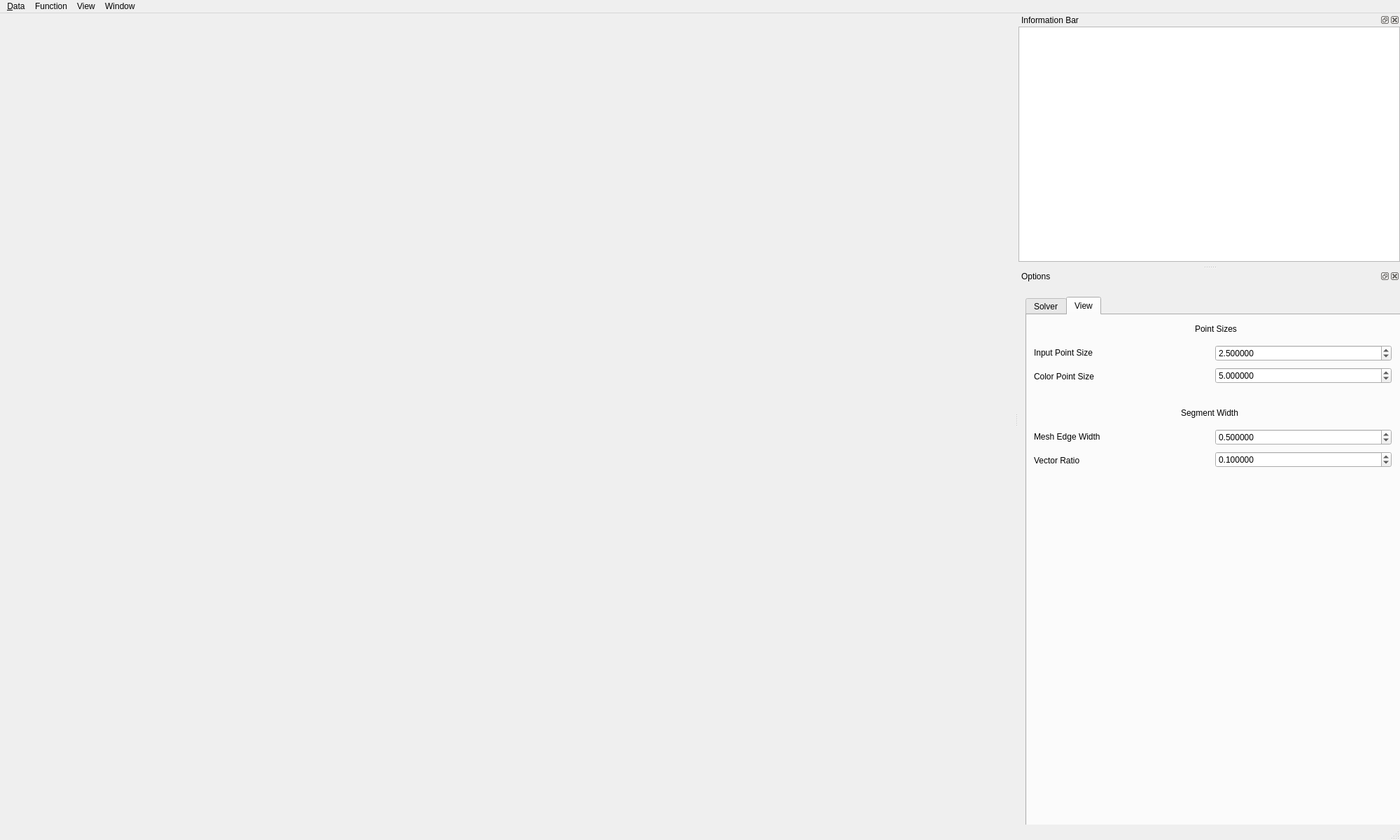
<?xml version="1.0" encoding="UTF-8"?>
<ui version="4.0">
 <author>Tong ZHAO</author>
 <class>MainWindow</class>
 <widget class="QMainWindow" name="MainWindow">
  <property name="geometry">
   <rect>
    <x>0</x>
    <y>0</y>
    <width>2000</width>
    <height>1200</height>
   </rect>
  </property>
  <property name="sizePolicy">
   <sizepolicy hsizetype="Expanding" vsizetype="Expanding">
    <horstretch>0</horstretch>
    <verstretch>0</verstretch>
   </sizepolicy>
  </property>
  <property name="minimumSize">
   <size>
    <width>2000</width>
    <height>1200</height>
   </size>
  </property>
  <property name="windowTitle">
   <string>3D Viewer</string>
  </property>
  <widget class="QWidget" name="centralwidget">
   <layout class="QVBoxLayout" name="verticalLayout" stretch="6">
    <item>
     <widget class="GlViewer" name="viewer" native="true">
      <property name="sizePolicy">
       <sizepolicy hsizetype="Expanding" vsizetype="Expanding">
        <horstretch>0</horstretch>
        <verstretch>0</verstretch>
       </sizepolicy>
      </property>
      <property name="minimumSize">
       <size>
        <width>0</width>
        <height>0</height>
       </size>
      </property>
      <property name="autoFillBackground">
       <bool>false</bool>
      </property>
      <property name="locale">
       <locale language="English" country="UnitedStates"/>
      </property>
     </widget>
    </item>
   </layout>
  </widget>
  <widget class="QStatusBar" name="statusbar"/>
  <widget class="QDockWidget" name="dockWidget_infos">
   <property name="sizePolicy">
    <sizepolicy hsizetype="Fixed" vsizetype="Expanding">
     <horstretch>0</horstretch>
     <verstretch>0</verstretch>
    </sizepolicy>
   </property>
   <property name="minimumSize">
    <size>
     <width>545</width>
     <height>360</height>
    </size>
   </property>
   <property name="maximumSize">
    <size>
     <width>524287</width>
     <height>524287</height>
    </size>
   </property>
   <property name="floating">
    <bool>false</bool>
   </property>
   <property name="allowedAreas">
    <set>Qt::BottomDockWidgetArea|Qt::LeftDockWidgetArea|Qt::RightDockWidgetArea</set>
   </property>
   <property name="windowTitle">
    <string>Information Bar</string>
   </property>
   <attribute name="dockWidgetArea">
    <number>2</number>
   </attribute>
   <widget class="QWidget" name="dockWidgetContents">
    <property name="maximumSize">
     <size>
      <width>16777215</width>
      <height>16777215</height>
     </size>
    </property>
    <widget class="QTextBrowser" name="textBrowser">
     <property name="geometry">
      <rect>
       <x>0</x>
       <y>0</y>
       <width>545</width>
       <height>336</height>
      </rect>
     </property>
     <property name="sizePolicy">
      <sizepolicy hsizetype="Preferred" vsizetype="Preferred">
       <horstretch>0</horstretch>
       <verstretch>0</verstretch>
      </sizepolicy>
     </property>
     <property name="autoFillBackground">
      <bool>false</bool>
     </property>
    </widget>
   </widget>
  </widget>
  <widget class="QDockWidget" name="dockWidget_options">
   <property name="sizePolicy">
    <sizepolicy hsizetype="Expanding" vsizetype="Expanding">
     <horstretch>0</horstretch>
     <verstretch>0</verstretch>
    </sizepolicy>
   </property>
   <property name="minimumSize">
    <size>
     <width>545</width>
     <height>793</height>
    </size>
   </property>
   <property name="allowedAreas">
    <set>Qt::LeftDockWidgetArea|Qt::RightDockWidgetArea|Qt::TopDockWidgetArea</set>
   </property>
   <property name="windowTitle">
    <string>Options</string>
   </property>
   <attribute name="dockWidgetArea">
    <number>2</number>
   </attribute>
   <widget class="QWidget" name="dockWidgetContents_3">
    <widget class="QTabWidget" name="tabWidget_options">
     <property name="geometry">
      <rect>
       <x>10</x>
       <y>20</y>
       <width>800</width>
       <height>1400</height>
      </rect>
     </property>
     <property name="currentIndex">
      <number>1</number>
     </property>
     <widget class="QWidget" name="tab_solver">
      <attribute name="title">
       <string>Solver</string>
      </attribute>
     </widget>
     <widget class="QWidget" name="tab_view">
      <attribute name="title">
       <string>View</string>
      </attribute>
      <widget class="QLabel" name="label_52">
       <property name="geometry">
        <rect>
         <x>240</x>
         <y>10</y>
         <width>101</width>
         <height>20</height>
        </rect>
       </property>
       <property name="font">
        <font>
         <pointsize>9</pointsize>
        </font>
       </property>
       <property name="text">
        <string>Point Sizes</string>
       </property>
      </widget>
      <widget class="QWidget" name="horizontalLayoutWidget_14">
       <property name="geometry">
        <rect>
         <x>10</x>
         <y>40</y>
         <width>511</width>
         <height>61</height>
        </rect>
       </property>
       <layout class="QHBoxLayout" name="horizontalLayout_14">
        <item>
         <layout class="QVBoxLayout" name="verticalLayout_30">
          <item>
           <widget class="QLabel" name="label_53">
            <property name="text">
             <string>Input Point Size</string>
            </property>
           </widget>
          </item>
          <item>
           <widget class="QLabel" name="label_54">
            <property name="text">
             <string>Color Point Size</string>
            </property>
           </widget>
          </item>
         </layout>
        </item>
        <item>
         <layout class="QVBoxLayout" name="verticalLayout_31">
          <item>
           <widget class="QDoubleSpinBox" name="spinInput_point_size">
            <property name="decimals">
             <number>6</number>
            </property>
            <property name="minimum">
             <double>0.000000000000000</double>
            </property>
            <property name="maximum">
             <double>100000.000000000000000</double>
            </property>
            <property name="singleStep">
             <double>0.500000000000000</double>
            </property>
            <property name="value">
             <double>2.500000000000000</double>
            </property>
           </widget>
          </item>
          <item>
           <widget class="QDoubleSpinBox" name="spinColor_point_size">
            <property name="decimals">
             <number>6</number>
            </property>
            <property name="maximum">
             <double>1000000.000000000000000</double>
            </property>
            <property name="singleStep">
             <double>0.500000000000000</double>
            </property>
            <property name="value">
             <double>5.000000000000000</double>
            </property>
           </widget>
          </item>
         </layout>
        </item>
       </layout>
      </widget>
      <widget class="QWidget" name="horizontalLayoutWidget_15">
       <property name="geometry">
        <rect>
         <x>10</x>
         <y>160</y>
         <width>511</width>
         <height>61</height>
        </rect>
       </property>
       <layout class="QHBoxLayout" name="horizontalLayout_15">
        <item>
         <layout class="QVBoxLayout" name="verticalLayout_32">
          <item>
           <widget class="QLabel" name="label_56">
            <property name="text">
             <string>Mesh Edge Width</string>
            </property>
           </widget>
          </item>
          <item>
           <widget class="QLabel" name="label_59">
            <property name="text">
             <string>Vector Ratio</string>
            </property>
           </widget>
          </item>
         </layout>
        </item>
        <item>
         <layout class="QVBoxLayout" name="verticalLayout_33">
          <item>
           <widget class="QDoubleSpinBox" name="spinMesh_edge_width">
            <property name="decimals">
             <number>6</number>
            </property>
            <property name="minimum">
             <double>0.000000000000000</double>
            </property>
            <property name="maximum">
             <double>100000.000000000000000</double>
            </property>
            <property name="singleStep">
             <double>0.100000000000000</double>
            </property>
            <property name="value">
             <double>0.500000000000000</double>
            </property>
           </widget>
          </item>
          <item>
           <widget class="QDoubleSpinBox" name="spinVector_ratio">
            <property name="decimals">
             <number>6</number>
            </property>
            <property name="maximum">
             <double>1000000.000000000000000</double>
            </property>
            <property name="singleStep">
             <double>0.100000000000000</double>
            </property>
            <property name="value">
             <double>0.100000000000000</double>
            </property>
           </widget>
          </item>
         </layout>
        </item>
       </layout>
      </widget>
      <widget class="QLabel" name="label_48">
       <property name="geometry">
        <rect>
         <x>220</x>
         <y>130</y>
         <width>181</width>
         <height>20</height>
        </rect>
       </property>
       <property name="font">
        <font>
         <pointsize>9</pointsize>
        </font>
       </property>
       <property name="text">
        <string>Segment Width</string>
       </property>
      </widget>
     </widget>
    </widget>
   </widget>
  </widget>
  <widget class="QMenuBar" name="menubar">
   <property name="geometry">
    <rect>
     <x>0</x>
     <y>0</y>
     <width>2000</width>
     <height>22</height>
    </rect>
   </property>
   <widget class="QMenu" name="menuData">
    <property name="title">
     <string>&amp;Data</string>
    </property>
    <addaction name="actionLoad"/>
    <addaction name="separator"/>
    <addaction name="actionClear_data"/>
    <addaction name="separator"/>
    <addaction name="actionQuit"/>
   </widget>
   <widget class="QMenu" name="menuView">
    <property name="title">
     <string>View</string>
    </property>
    <addaction name="actionView_mesh_facets"/>
    <addaction name="actionView_mesh_edges"/>
    <addaction name="actionView_mesh_normals"/>
    <addaction name="separator"/>
    <addaction name="actionSave_camera"/>
    <addaction name="actionLoad_camera"/>
   </widget>
   <widget class="QMenu" name="menuFunction">
    <property name="title">
     <string>Function</string>
    </property>
   </widget>
   <widget class="QMenu" name="menuWindow">
    <property name="title">
     <string>Window</string>
    </property>
   </widget>
   <addaction name="menuData"/>
   <addaction name="menuFunction"/>
   <addaction name="menuView"/>
   <addaction name="menuWindow"/>
  </widget>
  <action name="actionQuit">
   <property name="text">
    <string>Quit</string>
   </property>
   <property name="shortcut">
    <string>Ctrl+Q</string>
   </property>
  </action>
  <action name="actionLoad">
   <property name="text">
    <string>Load...</string>
   </property>
   <property name="statusTip">
    <string>Load PSLG</string>
   </property>
   <property name="shortcut">
    <string>Ctrl+O</string>
   </property>
  </action>
  <action name="actionView_mesh_edges">
   <property name="checkable">
    <bool>true</bool>
   </property>
   <property name="checked">
    <bool>true</bool>
   </property>
   <property name="text">
    <string>Mesh Edges</string>
   </property>
   <property name="shortcut">
    <string>E</string>
   </property>
  </action>
  <action name="actionView_mesh_normals">
   <property name="checkable">
    <bool>true</bool>
   </property>
   <property name="text">
    <string>Mesh Normals</string>
   </property>
  </action>
  <action name="actionClear_data">
   <property name="text">
    <string>Clear</string>
   </property>
  </action>
  <action name="actionMesh_options">
   <property name="text">
    <string>Options...</string>
   </property>
   <property name="shortcut">
    <string>Shift+O</string>
   </property>
  </action>
  <action name="actionView_information_bar">
   <property name="checkable">
    <bool>true</bool>
   </property>
   <property name="checked">
    <bool>true</bool>
   </property>
   <property name="text">
    <string>Information Bar</string>
   </property>
  </action>
  <action name="actionView_options">
   <property name="checkable">
    <bool>true</bool>
   </property>
   <property name="checked">
    <bool>true</bool>
   </property>
   <property name="text">
    <string>Options</string>
   </property>
  </action>
  <action name="actionView_mesh_facets">
   <property name="checkable">
    <bool>true</bool>
   </property>
   <property name="checked">
    <bool>true</bool>
   </property>
   <property name="text">
    <string>Mesh Facets</string>
   </property>
  </action>
  <action name="actionSave_camera">
   <property name="text">
    <string>Save Camera</string>
   </property>
  </action>
  <action name="actionLoad_camera">
   <property name="text">
    <string>Load Camera</string>
   </property>
  </action>
  <action name="actiontest">
   <property name="checkable">
    <bool>false</bool>
   </property>
   <property name="text">
    <string>test</string>
   </property>
  </action>
 </widget>
 <customwidgets>
  <customwidget>
   <class>GlViewer</class>
   <extends>QWidget</extends>
   <header>glviewer.h</header>
   <container>1</container>
  </customwidget>
 </customwidgets>
 <resources/>
 <connections/>
</ui>
